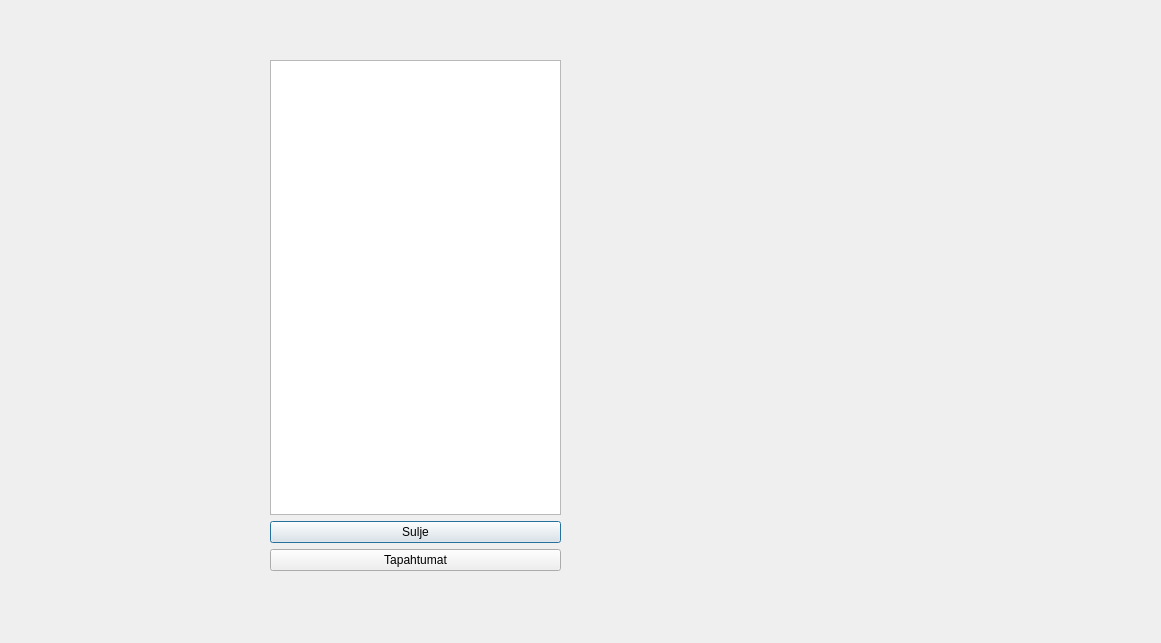
<?xml version="1.0" encoding="UTF-8"?>
<ui version="4.0">
 <class>Tp</class>
 <widget class="QDialog" name="Tp">
  <property name="geometry">
   <rect>
    <x>0</x>
    <y>0</y>
    <width>1161</width>
    <height>643</height>
   </rect>
  </property>
  <property name="windowTitle">
   <string>Dialog</string>
  </property>
  <widget class="QWidget" name="">
   <property name="geometry">
    <rect>
     <x>270</x>
     <y>60</y>
     <width>291</width>
     <height>511</height>
    </rect>
   </property>
   <layout class="QVBoxLayout" name="verticalLayout">
    <item>
     <widget class="QTextEdit" name="textTapahtumat"/>
    </item>
    <item>
     <widget class="QPushButton" name="btnSuljetapahtumat">
      <property name="text">
       <string>Sulje</string>
      </property>
     </widget>
    </item>
    <item>
     <widget class="QPushButton" name="btntapahtumat">
      <property name="text">
       <string>Tapahtumat</string>
      </property>
     </widget>
    </item>
   </layout>
  </widget>
 </widget>
 <resources/>
 <connections/>
</ui>
